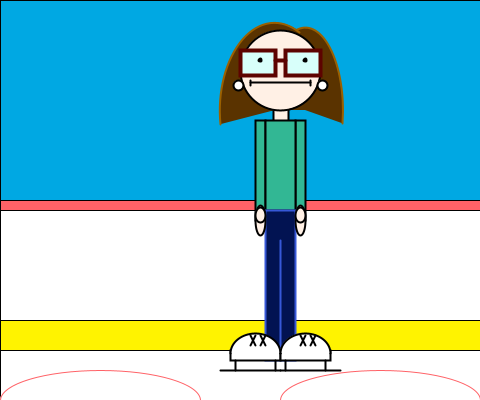
Frame 1 (no input)
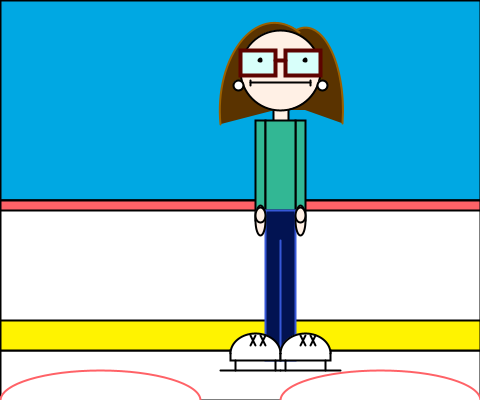
Frame 60 (the mouse pressed at the canvas centre just before this capture)
Frame 120 (the mouse held since frame 60 and released just before this capture): identical to frame 60, image omitted

The Processing sketch that drew these frames (run headless with seeded random() and noise(); from frame 60 on, the mouse is pressed at the canvas centre):

// Processing sketch: processing_108336
// ── processing_108336.pde


int x = 240; //X-coordinate
int y = 370; //Y-coordinate
int tallness = 10;
void setup(){

  size(480,400);
  smooth();
}
 
 void draw(){
   background (140);
   
   
    //rink
   fill(0,168,227);         //blue
   rect(0, 0, width, 200); //sky
   fill(255);             //white
   rect(0,200,width, 150); //white wall
   rect(0, 350, width, 50); //ice
  
   fill(255,98,103);//red
   rect(0,200,width, 10); //red wall
   fill(255,243,0);
   rect(0,320,width, 30); //yellow wall
   
   stroke(255,98,103);
   fill(255);
   ellipse(100, 400, 200, 60); //left hockey circle
   ellipse(380, 400, 200, 60); //right hockey circle
   
   
   //movement
   if((key=='s') || (key=='S')){
     x+=3;
     println("bingo");
   }
    if((key=='a') || (key=='A')){
      x-=3;
    }
    
     if((key=='z') || (key=='Z')){
     y+=3;
     println("bingo");
   }
    if((key=='Q') || (key=='q')){
      y-=3;
    }
     if((key=='k') ||(key=='K')){
     tallness +=3;
   }
    if((key=='l') ||(key=='L')){
      tallness-=3;
    }
   
 //neck
 strokeWeight(2);
 stroke(0);
  fill(255,240,229);
  rect(x+33,y-255-tallness,15, 20);
   
  //hair
  strokeWeight(2);
  stroke(155,96,0);
  fill(90,51,0);
   arc(x+65,y-250-tallness, 75, 165, PI, TWO_PI+0.16); //hurr
  arc(x+35,y-250-tallness, 110, 175, 2.98, TWO_PI-1.10); //hurr
  
 //head
 stroke(0);
  fill(255,240,229);
  ellipse(x+40,y-290-tallness, 80,80); //face

strokeWeight(4);
stroke(93,3,0);
  fill(216,255,250);
  rect(x, y-310-tallness, 35,25);//left glass
  rect(x+45, y-310-tallness, 35, 25);//right glass
  line(x+35, y-300-tallness, x+45, y-300-tallness); //bridge
 
 strokeWeight(2);
stroke(0); 
  
  fill(0);
 ellipse(x+20,y-300-tallness, 3, 3);//left pupil
 ellipse(x+65,y-300-tallness, 3, 3);//right pupil
 line(x+10, y-278-tallness, x+70, y-278-tallness); //mouth
 line(x+10,y-280-tallness,x+10,y-275-tallness);//mouth left side
 line(x+70,y-280-tallness,x+70,y-275-tallness);
 
 //earrings
 fill(255);
 ellipse(x-2,y-275-tallness,10,10);
 ellipse(x+82,y-275-tallness,10,10);
 
 //body
 //arms
 fill(50,183,148);
 rect(x+15, y-240-tallness, 10,100);//left
 rect(x+55, y-240-tallness, 10,100);//right
 
 
 //top
 fill(50,183,148);
rect(x+25, y-240-tallness, 30, 90);
 

//body
//bottom(legs)
stroke(55,88,216);
fill(2,19,82);
 rect(x+25, y-150-tallness, 30, 140+tallness);
 line(x+40, y-120-tallness, x+40, y-20);
 
  //hands
  stroke(0);
 fill(255,240,229);
 ellipse(x+20, y-140-tallness,10,30);//left
 ellipse(x+60, y-140-tallness,10,30);//right
 //thumbs
 ellipse(x+20, y-145-tallness,10,15);//left
 ellipse(x+60, y-145-tallness,10,15);//right
 
 //shoe rectangles
 stroke(0);
 fill(255);
 rect(x-10,y-20,50,10);
  rect(x+40,y-20,50,10);

 //rounded shoes
 fill(255);
 arc(x+15,y-17,50,40, PI,TWO_PI);
 arc(x+65,y-17,50,40, PI,TWO_PI);
 
 //blades
 line(x-20,y,x+40, y);
line(x+100,y,x+40, y);//left blade
line(x+85,y-10,x+85, y);//right blade
line(x+45,y-10,x+45, y);
line(x+35,y-10,x+35, y); 
line(x-5,y-10,x-5, y);
//right
line(x+65,y-35,x+60, y-25);//laces
line(x+75,y-35,x+70, y-25);//laces
line(x+60,y-35,x+65, y-25);//laces
line(x+70,y-35,x+75, y-25);//laces
//left
line(x+15,y-35,x+10, y-25);//laces
line(x+25,y-35,x+20, y-25);//laces
line(x+10,y-35,x+15, y-25);//laces
line(x+20,y-35,x+25, y-25);//laces


print(x);
print(" | ");
println(mouseX);

 }
